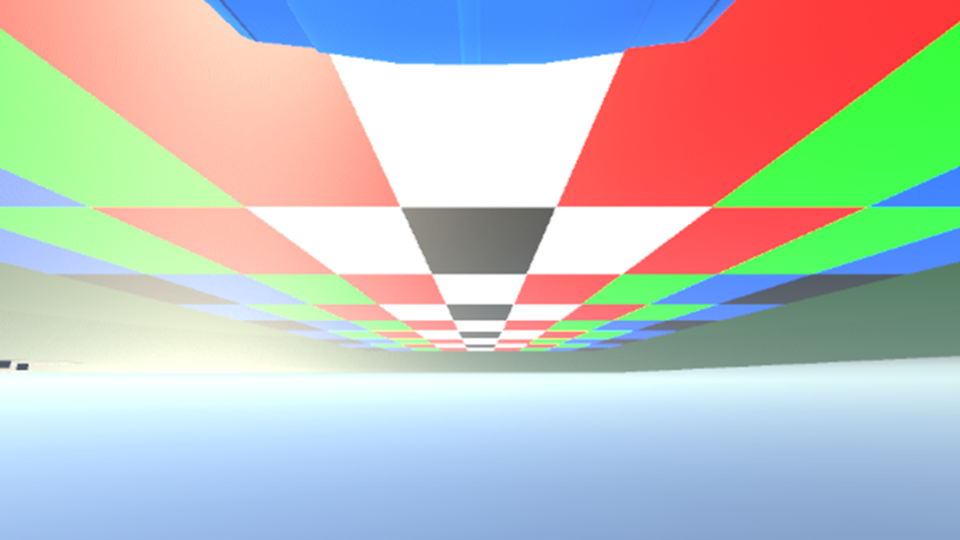
#> input picture image_data_scraping.png, 1920 x 1080 px (shown at 1/2 size)
$ python bagian1_visual.py
#> lines starting #> are read from the running program, lines starting #| are printed output that depends on the picture
import cv2
import matplotlib.pyplot as plt

image_path = "image_data_scraping.png"
image = cv2.imread(image_path)
#> image is the input picture: shape (1080, 1920, 3); mean B, G, R 189.7, 193.3, 189.1

coordinates = [
    (177, 413), (487, 413), (800, 413), (1113, 413), (1425, 413), (1736, 413),
    (103, 548), (290, 548), (482, 548), (672, 548), (863, 548), (1053, 548),
    (1243, 548), (1437, 548), (1627, 548), (1809, 548),
    (348, 608), (479, 608), (618, 608), (755, 608), (893, 608), (1027, 608),
    (1164, 608), (1300, 608), (1435, 608), (1568, 608),
    (486, 642), (582, 642), (692, 642), (801, 642), (906, 642), (1014, 642),
    (1120, 642), (1225, 642), (1334, 642), (1432, 642),
    (565, 663), (649, 663), (738, 663), (830, 663), (917, 663), (1001, 663),
    (1092, 663), (1178, 663), (1272, 663), (1351, 663),
    (630, 678), (704, 678), (772, 678), (850, 678), (923, 678), (994, 678),
    (1070, 678), (1142, 678), (1215, 678), (1286, 678),
    (679, 688), (739, 688), (798, 688), (867, 688), (930, 688), (990, 688),
    (1055, 688), (1116, 688), (1182, 688), (1244, 688),
    (701, 696), (759, 696), (817, 696), (874, 696), (932, 696), (988, 696),
    (1046, 696), (1102, 696), (1159, 696), (1215, 696),
    (732, 703), (779, 703), (828, 703), (885, 703), (934, 703), (985, 703),
    (1033, 703), (1090, 703), (1151, 703), (1196, 703)
]

image_rgb = cv2.cvtColor(image, cv2.COLOR_BGR2RGB)

plt.figure(figsize=(12, 8))
plt.imshow(image_rgb)
plt.scatter(*zip(*coordinates), color="red", s=40, label="Selected Points")

plt.title("Overlayed Points on Image")
plt.xlabel("X-coordinate")
plt.ylabel("Y-coordinate")
plt.legend(loc="upper left")
plt.gca().invert_yaxis()
plt.tight_layout()
plt.show()
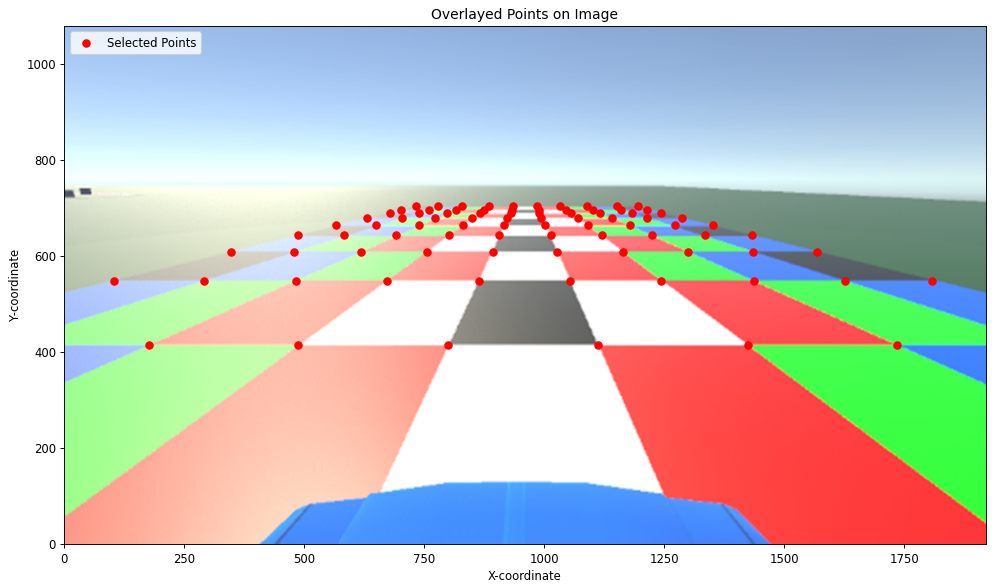
#> figure drawn by matplotlib, 1 panel

$ run again, with visualisasi_1.png copied over image_data_scraping.png
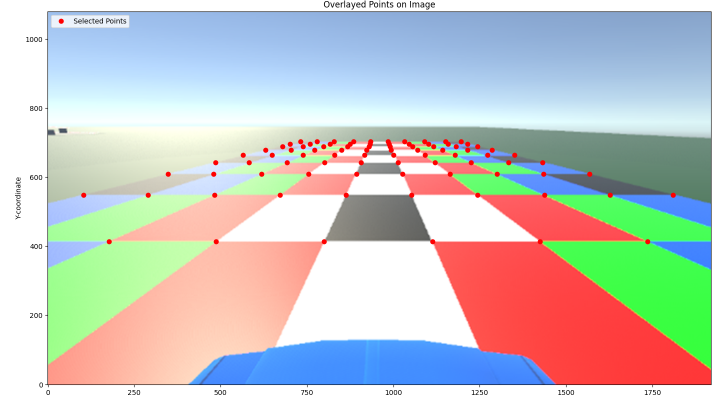
#> input picture visualisasi_1.png, 1440 x 792 px (shown at 1/2 size)
#> image is the input picture: shape (792, 1440, 3); mean B, G, R 195.5, 198.7, 196.9
#> `plt.show()`:
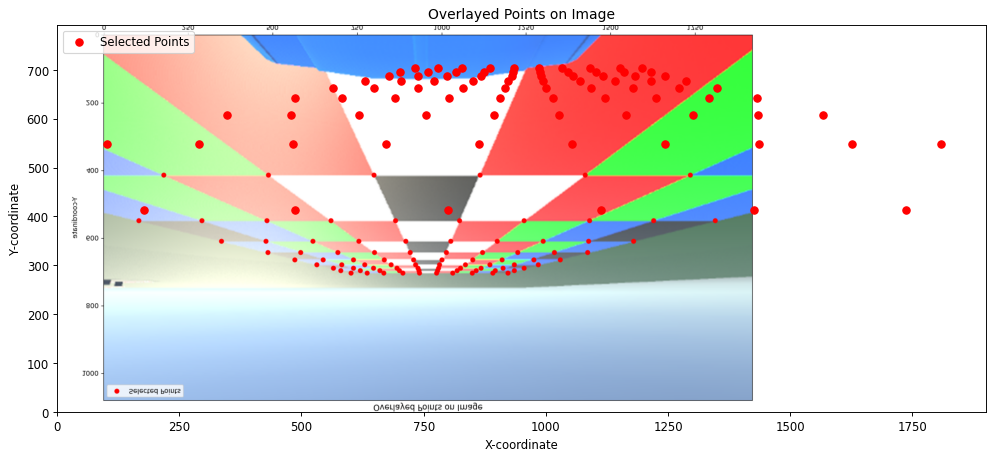
#> figure drawn by matplotlib, 1 panel
